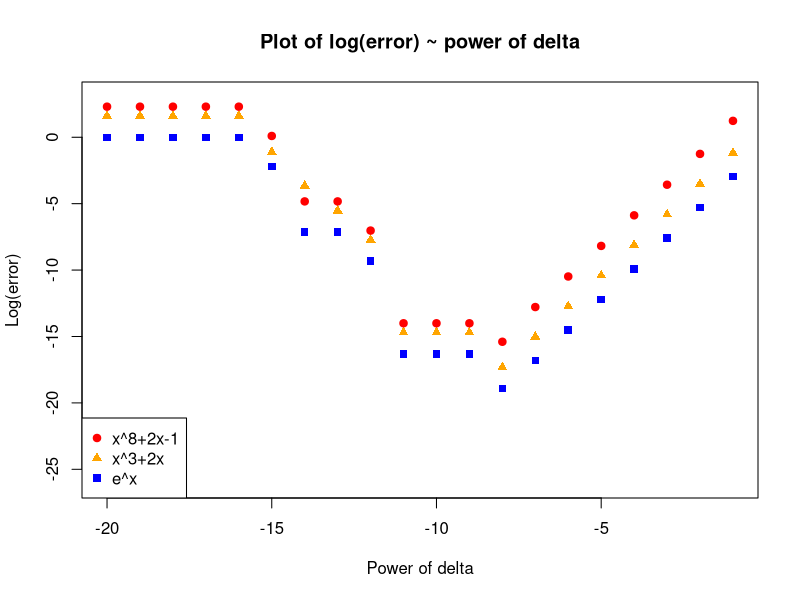
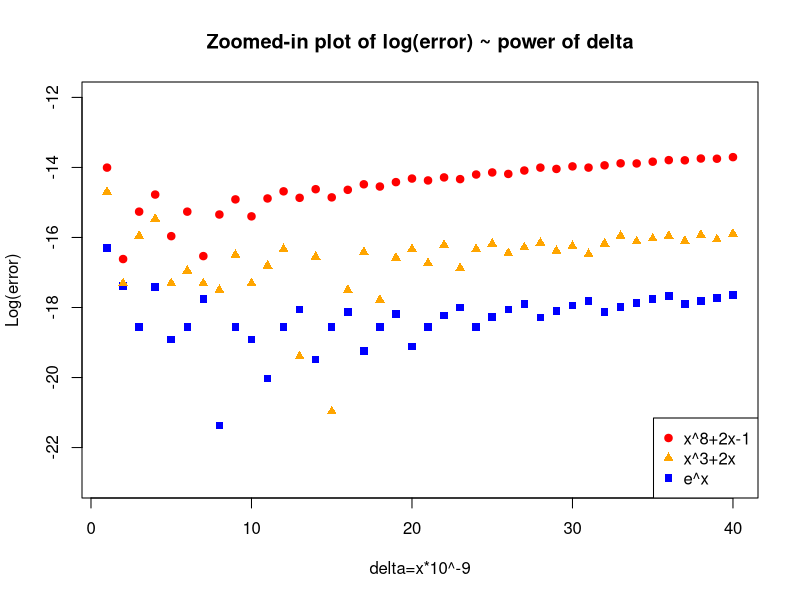
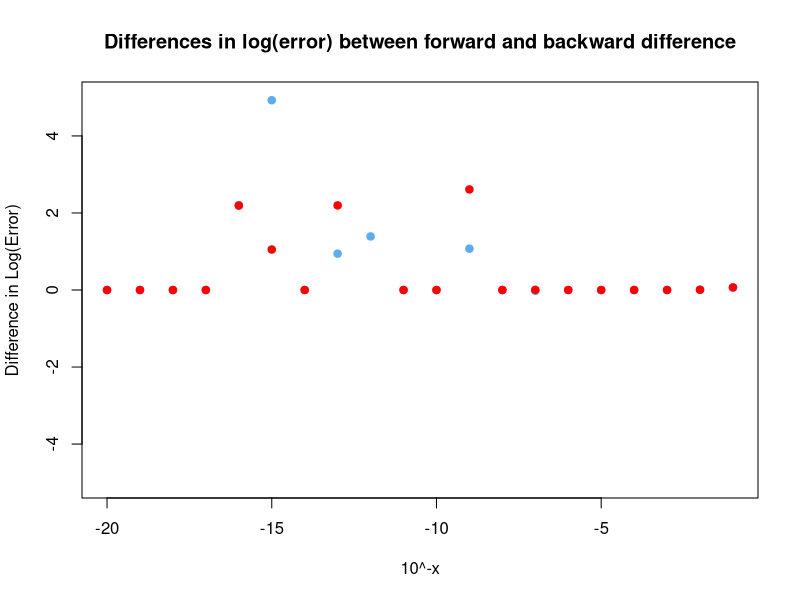
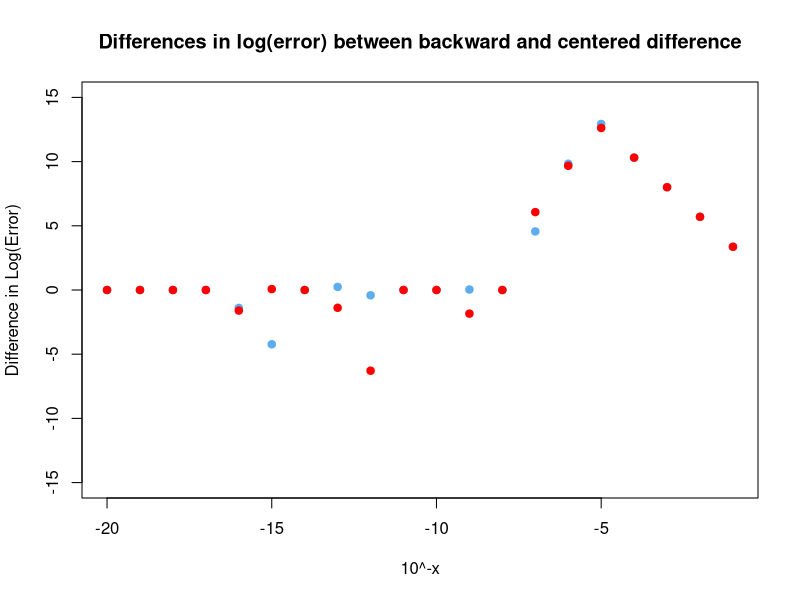
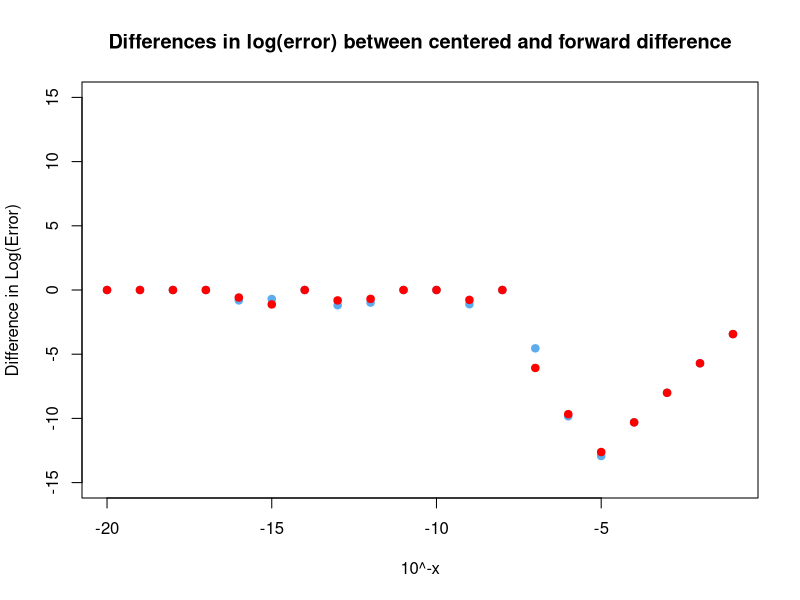

Write R code to recreate these figures, in order.
## ---- chunk 1
D<-function(f,delta=.001) {
  fun=function(x){
  (f(x+delta)-f(x))/delta
  }
  return(fun)
}
## ---- chunk 2
f1 = function(x) {exp(x)}
f2 = function(x) {x^3+2*x}
f3 = function(x) {sin(x)}
f4 = function(x) {x^8+2*x-1}
## ---- chunk 3
df1=D(f1,delta = 10^(-20:-1))
e1=abs(df1(0)-1)
x=c(-20:-1)
plot(x,log(e1), ylim = c(-26,3),pch=15, col = 'blue', xlab = 'Power of delta', ylab = 'Log(error)', main = 'Plot of log(error) ~ power of delta')

df2=D(f2,delta = 10^(-20:-1))
e2=abs(df2(1)-5)
points(x,log(e2), pch=17, col = 'orange')

df4=D(f4,delta = 10^(-20:-1))
e4=abs(df4(1)-10)
points(x,log(e4), pch=19, col='red')

legend(x="bottomleft", 
      legend=c("x^8+2x-1","x^3+2x","e^x"), 
      col=c("red","orange","blue"),  
      pch=c(19,17,15,18), merge=FALSE)
## ---- chunk 4
df1=D(f1,delta = ((1:100)*10^-9))
e1=abs(df1(0)[1:40]-1)
x=c(1:40)
plot(x,log(e1), pch=15, col = 'blue', xlab = "delta=x*10^-9", ylab = 'Log(error)',ylim = c(-23,-12), main='Zoomed-in plot of log(error) ~ power of delta')

df2=D(f2,delta = ((1:100)*10^-9))
e2=abs(df2(1)[1:40]-5)
points(1:40,log(e2), pch=17, col = 'orange')

df4=D(f4,delta = ((1:100)*10^-9))
e4=abs(df4(1)-10)[1:40]
points(x,log(e4), pch=19, col='red')

legend( x="bottomright", 
        legend=c("x^8+2x-1","x^3+2x","e^x"), 
        col=c("red","orange","blue"),  
        pch=c(19,17,15), merge=FALSE )
## ---- chunk 5
Dforward<-function(f,delta=.001) {
  result = function(x){
  (f(x+delta)-f(x))/delta
  }
  return(result)
}

Dbackward<-function(f,delta=.001) {
  result = function(x){
  (f(x)-f(x-delta))/delta
  }
  return(result)
}

D3points <- function(f,delta=.001) {
  result = function(x){
  (f(x+delta)-f(x-delta))/(2*delta)
  }
  return(result)
}
## ---- chunk 6
df1=Dforward(f1,delta = 10^(-20:-1))
e1=abs(df1(0)-1)

df2=Dbackward(f1,delta = 10^(-20:-1))
e2=abs(df2(0)-1)

df3=D3points(f1,delta = 10^(-20:-1))
e3=abs(df3(0)-1)


df11=Dforward(f2,delta = 10^(-20:-1))
e11=abs(df11(1)-5)

df22=Dbackward(f2,delta = 10^(-20:-1))
e22=abs(df22(1)-5)

df33=D3points(f2,delta = 10^(-20:-1))
e33=abs(df33(1)-5)

diff1=log(e1)-log(e2)
diff2=log(e2)-log(e3)
diff3=log(e3)-log(e1)

diff11=log(e11)-log(e22)
diff22=log(e22)-log(e33)
diff33=log(e33)-log(e11)

plot(-20:-1,diff1, xlab = "10^-x", ylab = "Difference in Log(Error)", main = "Differences in log(error) between forward and backward difference", pch=19, col='steelblue2', ylim = c(-5,5))
points(-20:-1,diff11, pch=19, col='red')

plot(-20:-1,diff2, xlab = "10^-x", ylab = "Difference in Log(Error)", main = "Differences in log(error) between backward and centered difference", pch=19, col='steelblue2', ylim = c(-15,15))
points(-20:-1,diff22, pch=19, col='red')

plot(-20:-1,diff3, xlab = "10^-x", ylab = "Difference in Log(Error)", main = "Differences in log(error) between centered and forward difference",pch=19, col='steelblue2', ylim = c(-15,15) )
points(-20:-1,diff33, pch=19, col='red')
